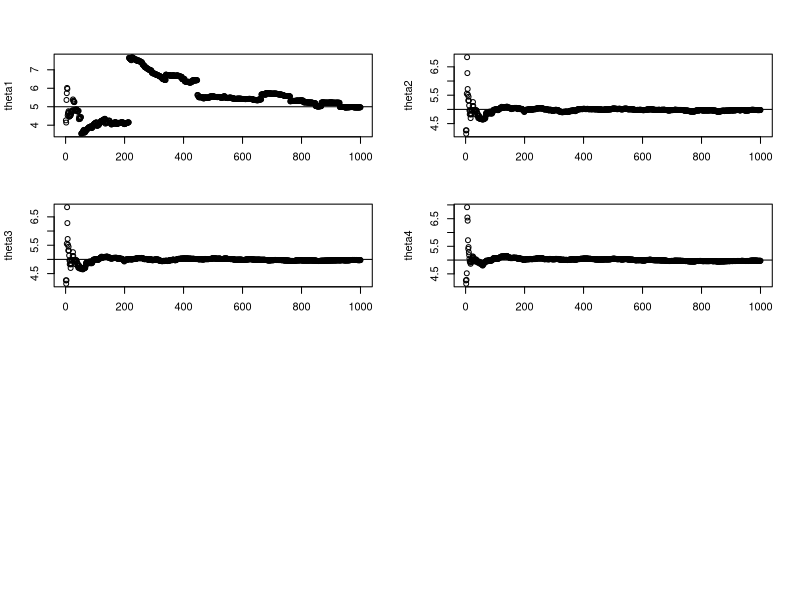

R code for this plot:
## ---- chunk 1
knitr::opts_chunk$set(echo = TRUE)
## ---- chunk 2
# Simulate Cauchy.
n <- 1000
set.seed(123456)
cauchy_samples <- rcauchy(n, location = 5, scale = 1)

# Function to calculate the derivative of the log-likelihood.
dloglik <- function(x, theta) {
  d1 <- x - theta
  d2 <- 1 + (x - theta)^2
  return(2*sum(d1/d2))
}

# Function to calculate the log-likelihood.
loglik <- function(theta) {
   x <- cauchy_samples
   n <- length(x)
   l1 <- -n*log(pi)
   l2 <- -sum(log(1 + (x - theta)^2))
   return(l1 + l2)
}

nloglik<- function(theta) {
  return(-loglik(theta))
}
## ---- chunk 3
# Consistency. 
theta1 <- vector(length = n)
theta2 <- vector(length = n)
theta3 <- vector(length = n)
theta4 <- vector(length = n)

full_samples <- cauchy_samples
for (k in 1:n) {
  cauchy_samples <- NULL
  cauchy_samples <- full_samples[1:k]
  #print(cauchy_samples)
  theta1[k] <- mean(cauchy_samples)
  #print(theta1[i])
  theta2[k] <- median(cauchy_samples)
  theta3[k] <- theta2[k] + 2/n * dloglik(cauchy_samples, theta2[k])
  theta4[k] <- optimize(nloglik, interval = c(-10,10))$minimum
}

par(mfrow = c(4, 2), mar = c(1, 4.1, 4.1, 2.1))  
plot(theta1)
abline(h = 5)
plot(theta2)
abline(h = 5)
plot(theta3)
abline(h = 5)
plot(theta4)
abline(h = 5)
## ---- chunk 4
nsim <- 1000
theta1 <- vector(length = nsim)
theta2 <- vector(length = nsim)
theta3 <- vector(length = nsim)
theta4 <- vector(length = nsim)

for (i in 1:nsim) {
  set.seed(1234 + i)
  
  n <- 1000
  cauchy_samples <- rcauchy(n, location = 5, scale = 1)
  
  theta1[i] <- mean(cauchy_samples)
  theta2[i] <- median(cauchy_samples)
  theta3[i] <- theta2[i] + 2/n * dloglik(cauchy_samples, theta2[i])
  theta4[i] <- optimize(nloglik, interval = c(-10,10))$minimum
}
## ---- chunk 5
mse <- function(hat_theta, theta) {
  return(mean(hat_theta - theta)^2)
}

cat("mse1 =", mse(theta1, 5), "\n")
cat("mse2 =", mse(theta2, 5), "\n")
cat("mse3 =", mse(theta3, 5), "\n")
cat("mse4 =", mse(theta4, 5), "\n")
## ---- chunk 6
# Coverage probability
cov_prob <- function(hat_theta, theta, eps = 0.1) {
  return(mean(abs(hat_theta - theta) <= eps))
}

cat("cov_prob1 =", cov_prob(theta1, 5), "\n")
cat("cov_prob2 =", cov_prob(theta2, 5), "\n")
cat("cov_prob3 =", cov_prob(theta3, 5), "\n")
cat("cov_prob4 =", cov_prob(theta4, 5), "\n")
